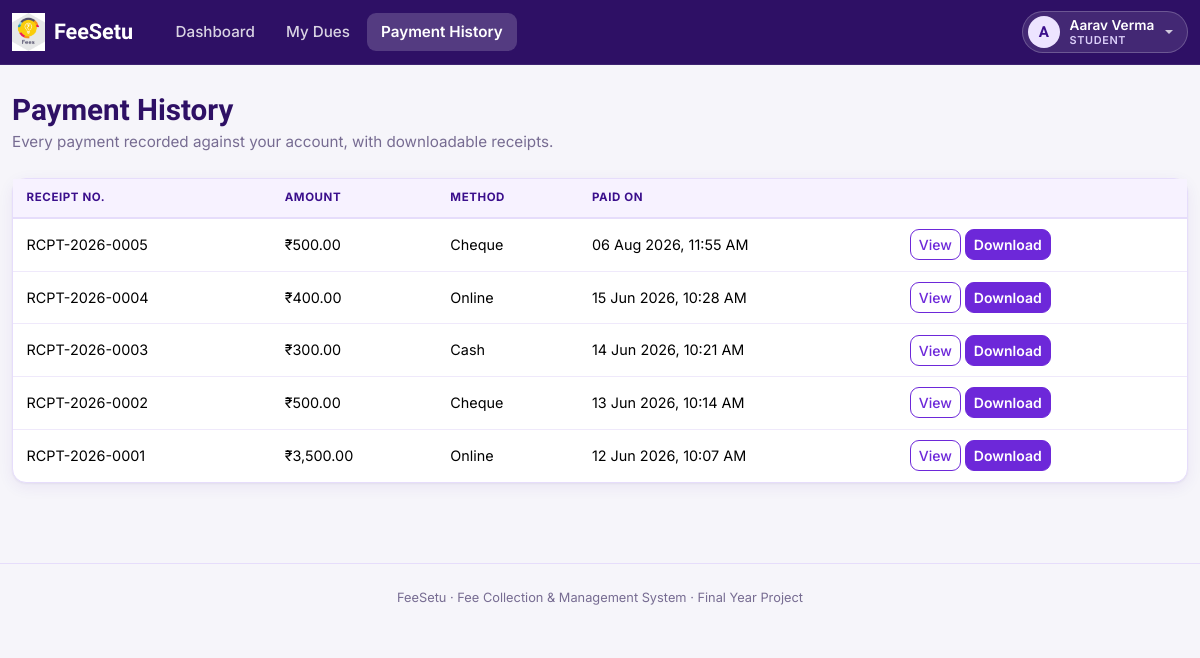
/index.php?route=student/history (signed in), run on the app's committed database.
### tables this page shows
CREATE TABLE payments (
    id             INT AUTO_INCREMENT PRIMARY KEY,
    student_id     INT NOT NULL,
    receipt_no     VARCHAR(30) NOT NULL UNIQUE,
    amount         DECIMAL(10,2) NOT NULL,
    method         ENUM('cash','cheque','online') NOT NULL DEFAULT 'cash',
    reference_no   VARCHAR(60) NULL,
    remarks        VARCHAR(255) NULL,
    recorded_by    INT NOT NULL,
    paid_at        DATETIME NOT NULL,
    created_at     TIMESTAMP NOT NULL DEFAULT CURRENT_TIMESTAMP,
    FOREIGN KEY (student_id) REFERENCES students(id) ON DELETE CASCADE,
    FOREIGN KEY (recorded_by) REFERENCES users(id) ON DELETE RESTRICT
);

### app/controllers/StudentController.php (called while the page is built, shortened)
<?php
require_once __DIR__ . '/../models/Student.php';
require_once __DIR__ . '/../models/Payment.php';
class StudentController
{
    private function guard(): array
    {
        $studentId = Auth::studentId();
        $student = $studentId ? Student::find($studentId) : null;
        return $student;
    }
    public function history(): void
    {
        $student = $this->guard();
        $payments = Payment::forStudent((int)$student['id']);
        require __DIR__ . '/../views/student/history.php';
    }
}

### public/index.php (called while the page is built, shortened)
<?php
require_once __DIR__ . '/../core/helpers.php';
require_once __DIR__ . '/../core/Database.php';
require_once __DIR__ . '/../core/Auth.php';
require_once __DIR__ . '/../app/controllers/StudentController.php';
$router = new Router();
$router->get('login', fn() => (new AuthController())->showLogin());
$router->post('login', fn() => (new AuthController())->login());
$router->post('logout', fn() => (new AuthController())->logout());
$router->get('account/password', fn() => (new AccountController())->passwordForm());
$router->post('account/password', fn() => (new AccountController())->passwordUpdate());
$router->get('admin/dashboard', fn() => (new AdminController())->dashboard());
$router->get('admin/classes', fn() => (new AdminController())->classes());
$router->post('admin/classes/store', fn() => (new AdminController())->classStore());
$router->post('admin/classes/update', fn() => (new AdminController())->classUpdate());
$router->post('admin/classes/delete', fn() => (new AdminController())->classDelete());
$router->get('admin/students', fn() => (new AdminController())->students());
$router->post('admin/students/store', fn() => (new AdminController())->studentStore());
$router->get('admin/students/import', fn() => (new AdminController())->studentImportForm());
$router->post('admin/students/import', fn() => (new AdminController())->studentImport());
$router->get('admin/students/import/result', fn() => (new AdminController())->studentImportResult());
$router->get('admin/students/view', fn() => (new AdminController())->studentView());
$router->post('admin/students/status', fn() => (new AdminController())->studentStatus());
$router->get('admin/accountants', fn() => (new AdminController())->accountants());
$router->post('admin/accountants/store', fn() => (new AdminController())->accountantStore());
$router->post('admin/accountants/status', fn() => (new AdminController())->accountantStatus());
$router->get('accountant/dashboard', fn() => (new AccountantController())->dashboard());
$router->get('fee-heads', fn() => (new FeeController())->heads());
$router->post('fee-heads/store', fn() => (new FeeController())->headStore());
$router->post('fee-heads/update', fn() => (new FeeController())->headUpdate());
$router->post('fee-heads/delete', fn() => (new FeeController())->headDelete());
$router->get('fee-structures', fn() => (new FeeController())->structures());
$router->get('fee-structures/create', fn() => (new FeeController())->structureCreateForm());
$router->post('fee-structures/store', fn() => (new FeeController())->structureStore());
$router->get('fee-structures/view', fn() => (new FeeController())->structureView());
$router->post('fee-structures/status', fn() => (new FeeController())->structureStatus());
$router->get('dues', fn() => (new DuesController())->search());
$router->get('dues/view', fn() => (new DuesController())->view());
$router->post('dues/concession', fn() => (new DuesController())->concessionStore());
$router->get('payments/collect', fn() => (new PaymentController())->collectForm());
$router->post('payments/store', fn() => (new PaymentController())->store());
$router->get('payments/receipt', fn() => (new PaymentController())->receipt());
$router->get('payments/receipt/download', fn() => (new PaymentController())->receiptDownload());
$router->get('reports', fn() => (new ReportController())->index());
$router->get('student/dashboard', fn() => (new StudentController())->dashboard());
$router->get('student/dues', fn() => (new StudentController())->dues());
$router->get('student/history', fn() => (new StudentController())->history());
$route = $_GET['route'] ?? '';
$router->dispatch($_SERVER['REQUEST_METHOD'], $route);

### core/Router.php (called while the page is built, shortened)
<?php
class Router
{
    private array $routes = ['GET' => [], 'POST' => []];
    public function get(string $route, callable $handler): void
    {
        $this->routes['GET'][$route] = $handler;
    }
    public function post(string $route, callable $handler): void
    {
        $this->routes['POST'][$route] = $handler;
    }
    public function dispatch(string $method, string $route): void
    {
        $handler = $this->routes[$method][$route] ?? null;
        try {
            $handler();
        } catch (Throwable $e) {
            error_log($e->getMessage());
            http_response_code(500);
            require __DIR__ . '/../app/views/errors/500.php';
        }
    }
}

### core/Auth.php (called while the page is built, shortened)
<?php
require_once __DIR__ . '/Database.php';
class Auth
{
    public static function check(): bool
    {
        return !empty($_SESSION['user_id']);
    }
    public static function role(): ?string
    {
        return $_SESSION['user_role'] ?? null;
    }
    public static function studentId(): ?int
    {
        return $_SESSION['student_id'] ?? null;
    }
}

### core/Database.php (called while the page is built)
<?php
class Database
{
    private static ?PDO $instance = null;
    public static function connect(): PDO
    {
        if (self::$instance === null) {
            $config = require __DIR__ . '/../config/database.php';
            $dsn = sprintf(
                'mysql:host=%s;port=%d;dbname=%s;charset=%s',
                $config['host'],
                $config['port'],
                $config['database'],
                $config['charset']
            );
            self::$instance = new PDO($dsn, $config['username'], $config['password'], [
                PDO::ATTR_ERRMODE            => PDO::ERRMODE_EXCEPTION,
                PDO::ATTR_DEFAULT_FETCH_MODE => PDO::FETCH_ASSOC,
                PDO::ATTR_EMULATE_PREPARES   => false,
            ]);
        }
        return self::$instance;
    }
}

### app/models/Student.php (called while the page is built, shortened)
<?php
class Student
{
    private static function baseSelect(): string
    {
        return 'SELECT st.*, u.name, u.email, u.status AS user_status,
                        c.name AS class_name, c.section AS class_section, c.academic_year
                 FROM students st
                 JOIN users u ON u.id = st.user_id
                 JOIN classes c ON c.id = st.class_id';
    }
    public static function find(int $id): ?array
    {
        $stmt = Database::connect()->prepare(self::baseSelect() . ' WHERE st.id = ?');
        $stmt->execute([$id]);
        $row = $stmt->fetch();
        return $row ?: null;
    }
}

### app/models/Payment.php (called while the page is built, shortened)
<?php
class Payment
{
    public static function forStudent(int $studentId): array
    {
        $stmt = Database::connect()->prepare(
            'SELECT * FROM payments WHERE student_id = ? ORDER BY paid_at DESC'
        );
        $stmt->execute([$studentId]);
        return $stmt->fetchAll();
    }
}

### core/helpers.php (called while the page is built, shortened)
<?php
function e(?string $value): string
{
    return htmlspecialchars($value ?? '', ENT_QUOTES, 'UTF-8');
}
function inr(float|int|string $amount): string
{
    $amount = (float)$amount;
    $negative = $amount < 0;
    $amount = abs($amount);
    $parts = explode('.', number_format($amount, 2, '.', ''));
    $intPart = $parts[0];
    $decPart = $parts[1];
    if (strlen($intPart) > 3) {
        $lastThree = substr($intPart, -3);
        $rest = substr($intPart, 0, -3);
        $rest = preg_replace('/\B(?=(\d{2})+(?!\d))/', ',', $rest);
        $grouped = $rest . ',' . $lastThree;
    } else {
        $grouped = $intPart;
    }
    return ($negative ? '-' : '') . '₹' . $grouped . '.' . $decPart;
}
function format_datetime(?string $datetime): string
{
    $ts = strtotime($datetime);
    return $ts === false ? '-' : date('d M Y, h:i A', $ts);
}

### app/views/student/history.php (the view, shortened to what this page needs)
<?php require __DIR__ . '/../partials/header.php'; ?>
<?php require __DIR__ . '/../partials/navbar.php'; ?>
<h1 class="fs-page-title">Payment History</h1>
<p class="fs-page-sub">Every payment recorded against your account, with downloadable receipts.</p>
<div class="card">
    <div class="table-responsive">
        <table class="table table-hover mb-0">
            <thead><tr><th>Receipt No.</th><th>Amount</th><th>Method</th><th>Paid On</th><th></th></tr></thead>
            <tbody>
            <?php foreach ($payments as $p): ?>
                <tr>
                    <td><?= e($p['receipt_no']) ?></td>
                    <td><?= inr($p['amount']) ?></td>
                    <td class="text-capitalize"><?= e($p['method']) ?></td>
                    <td><?= format_datetime($p['paid_at']) ?></td>
                    <td>
                        <a href="/index.php?route=payments/receipt&id=<?= (int)$p['id'] ?>" class="btn btn-sm btn-outline-primary">View</a>
                        <a href="/index.php?route=payments/receipt/download&id=<?= (int)$p['id'] ?>" class="btn btn-sm btn-accent">Download</a>
                    </td>
                </tr>
            <?php endforeach; ?>
            </tbody>
        </table>
    </div>
</div>
<?php require __DIR__ . '/../partials/footer.php'; ?>

### public/assets/css/style.css (style rules this page uses)
:root { --fs-purple-950: #1E0A45; --fs-purple-900: #2E1065; --fs-purple-800: #3B0F8C; --fs-purple-700: #5B21B6; --fs-purple-600: #6D28D9; --fs-purple-500: #7C3AED; --fs-purple-400: #A78BFA; --fs-purple-200: #DDD0FB; --fs-purple-100: #EDE4FF; --fs-purple-50: #F7F2FF; --fs-yellow-500: #F5B301; --fs-yellow-400: #FBBF24; --fs-yellow-100: #FEF3C7; --fs-green-700: #15803D; --fs-green-600: #16A34A; --fs-green-100: #DCFCE7; --fs-red-700: #B91C1C; --fs-red-600: #DC2626; --fs-red-100: #FEE2E2; --fs-amber-700: #B45309; --fs-ink: #241A3D; --fs-body: #4B4160; --fs-muted: #776C92; --fs-border: #E6DDFB; --fs-bg: #F6F5FA; --fs-surface: #FFFFFF; --fs-radius: 14px; --fs-radius-sm: 9px; --fs-shadow: 0 1px 2px rgba(46, 16, 101, 0.05), 0 4px 16px rgba(76, 29, 149, 0.07); --fs-shadow-lg: 0 12px 32px rgba(46, 16, 101, 0.18); --bs-primary: #6D28D9; --bs-primary-rgb: 109, 40, 217; --bs-link-color: #6D28D9; --bs-link-color-rgb: 109, 40, 217; --bs-link-hover-color: #3B0F8C; --bs-link-hover-color-rgb: 59, 15, 140; --bs-body-color: #4B4160; --bs-border-color: #E6DDFB; --bs-focus-ring-color: rgba(124, 58, 237, 0.2); }
* { box-sizing: border-box; }
body { background: var(--fs-bg); color: var(--fs-body); font-family: 'Inter', -apple-system, BlinkMacSystemFont, 'Segoe UI', sans-serif; font-size: 0.95rem; -webkit-font-smoothing: antialiased; }
h1, h2, h3, h4, h5, .brand-font { font-family: 'Baloo 2', 'Inter', sans-serif; color: var(--fs-purple-900); font-weight: 600; }
a { color: var(--fs-purple-600); text-decoration: none; }
.fs-page-title { margin-bottom: 0.15rem; font-size: 1.85rem; }
.fs-page-sub { color: var(--fs-muted); margin-bottom: 1.5rem; }
.card, .fs-card { background: var(--fs-surface); border: 1px solid var(--fs-border); border-radius: var(--fs-radius); box-shadow: var(--fs-shadow); }
.btn { border-radius: var(--fs-radius-sm); font-weight: 500; }
.btn-accent { background: var(--fs-purple-600); border-color: var(--fs-purple-600); color: #fff; font-weight: 600; }
.btn-outline-primary { --bs-btn-color: var(--fs-purple-600); --bs-btn-border-color: var(--fs-purple-600); --bs-btn-hover-bg: var(--fs-purple-600); --bs-btn-hover-border-color: var(--fs-purple-600); --bs-btn-active-bg: var(--fs-purple-700); --bs-btn-active-border-color: var(--fs-purple-700); --bs-btn-focus-shadow-rgb: 124, 58, 237; }
.table { --bs-table-bg: transparent; --bs-table-hover-bg: var(--fs-purple-50); --bs-table-border-color: #EFE9FB; font-size: 0.9rem; color: var(--fs-body); }
.table > :not(caption) > * > * { padding: 0.65rem 0.85rem; }
.table thead th { background: var(--fs-purple-50); color: var(--fs-purple-800); font-size: 0.72rem; text-transform: uppercase; letter-spacing: 0.05em; font-weight: 700; border-bottom: 2px solid var(--fs-border); }
.table td, .table th { vertical-align: middle; }
.table-responsive .table th, .table-responsive .table td { white-space: nowrap; }
.table-responsive { border-radius: 0 0 var(--fs-radius) var(--fs-radius); }
.table-responsive > .table > tbody > tr:last-child > * { border-bottom: 0; }

### data on the page
payments: receipt_no "RCPT-2026-0005", amount "₹500.00", method "Cheque", paid_at "06 Aug 2026, 11:55 AM"
payments: receipt_no "RCPT-2026-0004", amount "₹400.00", method "Online", paid_at "15 Jun 2026, 10:28 AM"
payments: receipt_no "RCPT-2026-0003", amount "₹300.00", method "Cash", paid_at "14 Jun 2026, 10:21 AM"
payments: receipt_no "RCPT-2026-0002", amount "₹500.00", method "Cheque", paid_at "13 Jun 2026, 10:14 AM"
payments: receipt_no "RCPT-2026-0001", amount "₹3,500.00", method "Online", paid_at "12 Jun 2026, 10:07 AM"

### other printed values
$item "Dashboard"
$item "My Dues"
$item "Payment History"
$initial "A"
$userName "Aarav Verma"
$roleLabel "STUDENT"
